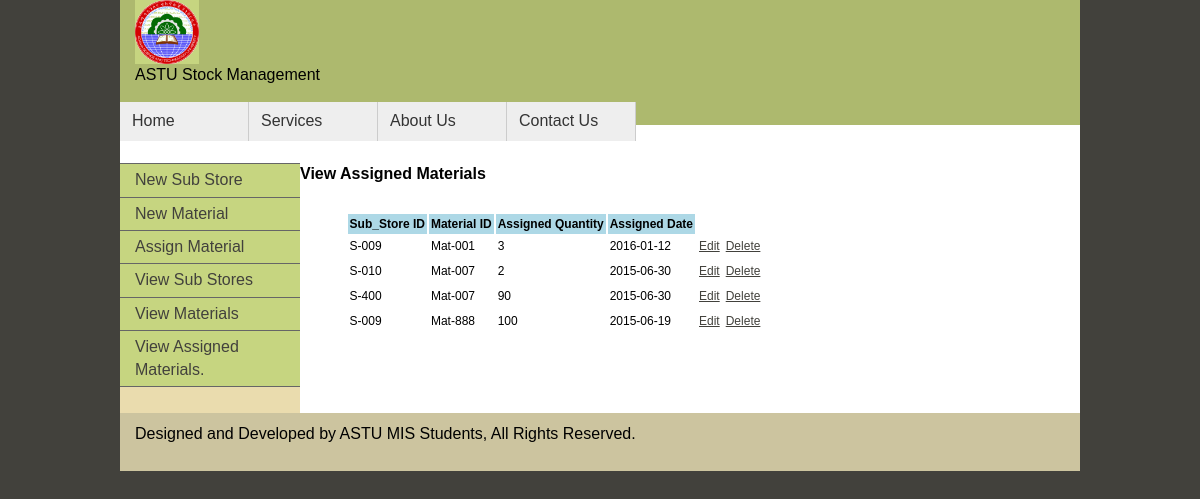
The page /viewassignedmats.php on the database its author committed.
### tables this page shows
CREATE TABLE `assignmaterial` (
  `sub_store_ID` varchar(40) NOT NULL default '',
  `mat_ID` varchar(40) NOT NULL default '',
  `assign_qua` int(11) default NULL,
  `assign_date` date default NULL,
  PRIMARY KEY  (`mat_ID`,`sub_store_ID`),
  KEY `sub_store_ID` (`sub_store_ID`,`mat_ID`),
  CONSTRAINT `FK_mat-assign` FOREIGN KEY (`mat_ID`) REFERENCES `material` (`mat_ID`),
  CONSTRAINT `FK_substo-assign` FOREIGN KEY (`sub_store_ID`) REFERENCES `substore` (`sub_store_ID`)
);

### viewassignedmats.php (the view, shortened to what this page needs)
<!DOCTYPE html PUBLIC "-//W3C//DTD XHTML 1.0 Transitional//EN" "http://www.w3.org/TR/xhtml1/DTD/xhtml1-transitional.dtd">
<html xmlns="http://www.w3.org/1999/xhtml">
<head>
<link href="SpryAssets/SpryMenuBarHorizontal.css" rel="stylesheet" type="text/css" />
</head>
<body>
<div class="container">
  <div class="header">
    <p><a href="index.php"><img src="images/ASTU Logo.gif" alt="Insert Logo Here" name="Insert_logo" width="64" height="64" id="Insert_logo" style="background-color: #C6D580; display:block;" /></a>
      ASTU Stock Management
</p>
    <ul id="MenuBar1" class="MenuBarHorizontal">
      <li><a href="index.php">Home</a>      </li>
      <li><a href="services.php">Services</a></li>
      <li><a href="aboutus.php">About Us</a>      </li>
      <li><a href="contactus.php">Contact Us</a></li>
    </ul>
    <p>&nbsp; </p>
    </div>
 <br/>
  <div class="sidebar1">
    <ul class="nav">      <li><a href="newsubstore.php">New Sub Store</a></li>
      <li><a href="newmaterial.php">New  Material</a></li>
      <li><a href="assignmaterial.php">Assign Material</a></li>
	  	  <li><a href="viewsubstores.php">View Sub Stores</a></li><li><a href="viewmaterials.php">View Materials</a></li>
<li><a href="viewassignedmats.php">View Assigned Materials.</a></li>
</ul>
  </div>
  <p align="left"><strong>View Assigned Materials </strong></p>
  <div class="content">    <form id="form1" name="form1" method="post" action="">
<table style="font-size:12px" border="0" align="center" cellpadding="2"
			cellspacing="2">
			<tr>
				<th bgcolor="lightblue">Sub_Store ID</th>
				<th bgcolor="lightblue">Material ID</th>
				<th bgcolor="lightblue">Assigned Quantity</th>
				<th bgcolor="lightblue">Assigned Date</th>
			</tr>
<?php
include('connect.php');
$query1=mysqli_query($dbConn, "SELECT * FROM assignmaterial");
while($query2=mysql_fetch_array($query1))
{
echo "<tr><td>".$query2['sub_store_ID']."</td>";
echo "<td>".$query2['mat_ID']."</td>";
echo "<td>".$query2['assign_qua']."</td>";
echo "<td>".$query2['assign_date']."</td>";
echo "<td><a href='editassignedmats.php?substoreid=".$query2['sub_store_ID']."&matid=".$query2['mat_ID']."&assignqua=".$query2['assign_qua']."&assigndate=".$query2['assign_date']."'>Edit</a></td>";
echo "<td><a href='deleteassignedmats.php?substoreid=".$query2['sub_store_ID']."&matid=".$query2['mat_ID']."'>Delete</a></td><tr>";
}
?>
</table>
  </div>
  <div class="footer">
    <p>Designed and Developed by ASTU MIS Students, All Rights Reserved.</p>
  </div>
  </div>
</body>
</html>

### SpryAssets/SpryMenuBarHorizontal.css (style rules this page uses)
ul.MenuBarHorizontal { margin: 0; padding: 0; list-style-type: none; font-size: 12; cursor: default; width: auto; }
ul.MenuBarHorizontal li { margin: 0; padding: 0; list-style-type: none; font-size: 100%; position: relative; text-align: left; cursor: pointer; width: 8em; float: left; border-right: 1px solid #ccc; }
ul.MenuBarHorizontal a { display: block; cursor: pointer; background-color: #EEE; padding: 0.5em 0.75em; color: #333; text-decoration: none; }

### viewassignedmats.php (style rules this page uses)
ul, ol, dl { padding: 0; margin: 0; }
h1, h2, h3, h4, h5, h6, p { margin-top: 0; padding-right: 15px; padding-left: 15px; }
a img { border: none; }
a:link { color: #42413C; text-decoration: underline; }
.container { width: 960px; background-color: #FFFFFF; margin: 0 auto; }
.header { background-color: #ADB96E; border-width: 4px; }
.sidebar1 { float: left; width: 180px; background-color: #EADCAE; padding-bottom: 10px; }
.content { padding: 10px 0; width: 510px; float: left; }
ul.nav { list-style: none; border-top: 1px solid #666; margin-bottom: 15px; }
ul.nav li { border-bottom: 1px solid #666; }
ul.nav a, ul.nav a:visited { padding: 5px 5px 5px 15px; display: block; width: 160px; text-decoration: none; background-color: #C6D580; }
.footer { padding: 10px 0; background-color: #CCC49F; position: relative; clear: both; / }

### rows shown on the page
assignmaterial: sub_store_ID "S-009", mat_ID "Mat-001", assign_qua "3", assign_date "2016-01-12"
assignmaterial: sub_store_ID "S-010", mat_ID "Mat-007", assign_qua "2", assign_date "2015-06-30"
assignmaterial: sub_store_ID "S-400", mat_ID "Mat-007", assign_qua "90", assign_date "2015-06-30"
assignmaterial: sub_store_ID "S-009", mat_ID "Mat-888", assign_qua "100", assign_date "2015-06-19"
